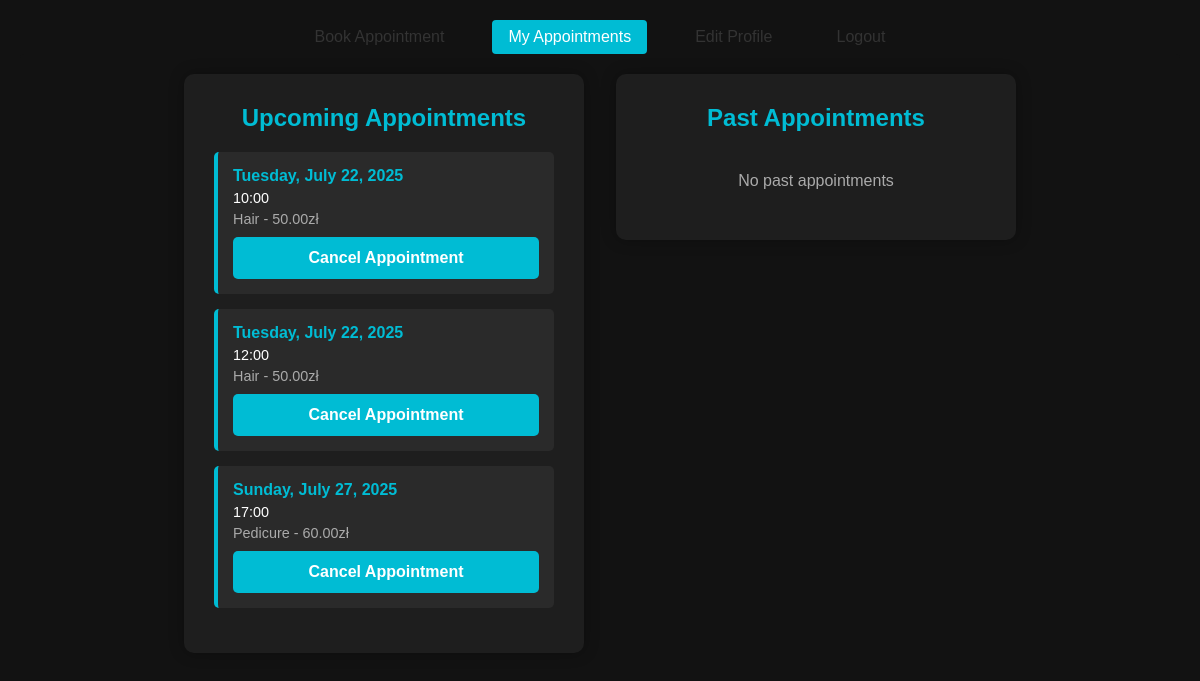
The page /appointments/ (signed in) on the database as committed earlier.
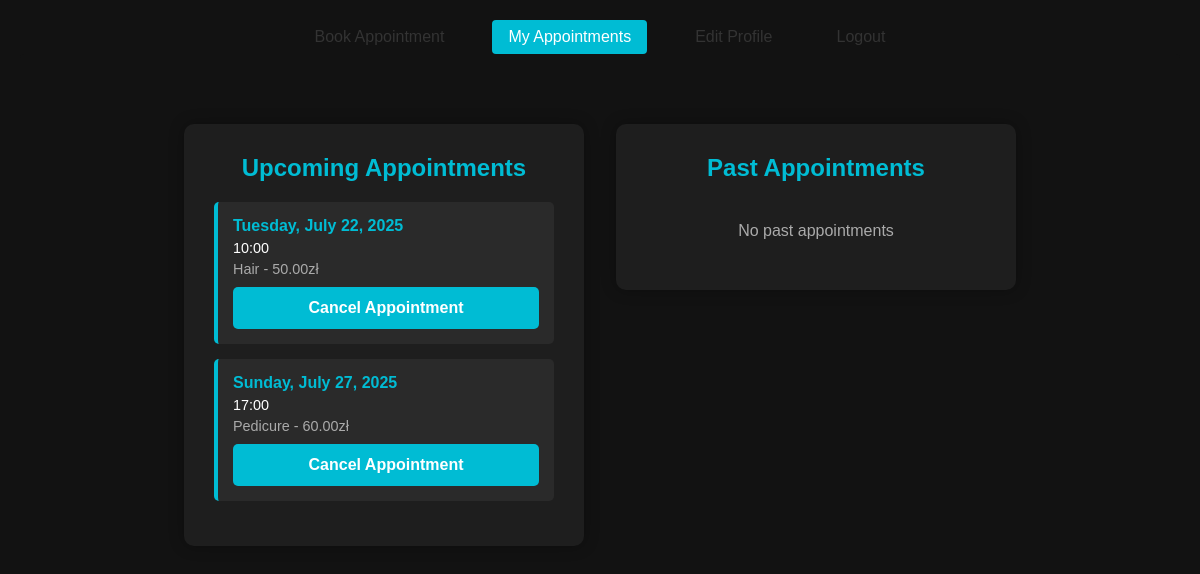
The same page on the database as committed later.
### terminal/models.py (models this page shows, shortened)
class Appointment(models.Model):
    user= models.ForeignKey(MyUser, on_delete=models.SET_NULL, null=True, blank=True)
    service = models.ForeignKey('Service', on_delete=models.SET_NULL, null=True, blank=True)
    day = models.DateField(default=datetime.now)
    time = models.CharField(max_length=10, choices=TIME_CHOICES, default="10:00")
    time_ordered = models.DateTimeField(default=datetime.now,blank=True)

class Service(models.Model):
    name = models.CharField(max_length=100)
    price = models.DecimalField(max_digits=10, decimal_places=2)
    description = models.TextField(blank=True, null=True)
    workers = models.ManyToManyField(MyUser, related_name='services', blank=True)
    duration = models.IntegerField(default=60, help_text="Duration in minutes")

### terminal/Functionalities/Appointment_booking.py (the view)
# urls.py: path('appointments/', Appointment_booking.appointments, name='appointments'),
@login_required
def appointments(request):
    today = datetime.now().date()
    future_appointments = Appointment.objects.filter(
        user=request.user,
        day__gte=today
    ).order_by('day', 'time')
    past_appointments = Appointment.objects.filter(
        user=request.user,
        day__lt=today
    ).order_by('-day', '-time')  # Note the minus for reverse chronological order
    context = {
        'future_appointments': future_appointments,
        'past_appointments': past_appointments
    }
    return render(request, 'terminal/my_appointments.html', context)

### terminal/templates/terminal/my_appointments.html (shortened to what this page needs)
{% extends 'terminal/base.html' %}
{% block content %}
<div class="auth-container appointment">
    <div class="appointments-flex">
        <div class="auth-form appointments-list future-block">
            <h2>Upcoming Appointments</h2>
            {% if future_appointments %}
                <div class="appointments-container">
                    {% for appointment in future_appointments %}
                        <div class="appointment-item future">
                            <div class="appointment-date">{{ appointment.day|date:"l, F j, Y" }}</div>
                            <div class="appointment-time">{{ appointment.time }}</div>
                            <div class="appointment-service">{{ appointment.service.name }} - {{ appointment.service.price }}zł</div>
                            <form method="POST" action="{% url 'cancel_appointment' appointment.id %}" style="margin-top:10px;">
                                <button type="submit" class="cancel-btn">Cancel Appointment</button>
                            </form>
                        </div>
                    {% endfor %}
                </div>
            {% else %}
                <p class="no-appointments">No upcoming appointments</p>
            {% endif %}
        </div>
        <div class="auth-form appointments-list past-block">
            <h2 class="past-header">Past Appointments</h2>
            {% if past_appointments %}
                <div class="appointments-container past">
                    {% for appointment in past_appointments %}
                        <div class="appointment-item past">
                            <div class="appointment-date">{{ appointment.day|date:"l, F j, Y" }}</div>
                            <div class="appointment-time">{{ appointment.time }}</div>
                            <div class="appointment-service">{{ appointment.service.name }} - {{ appointment.service.price }}zł</div>
                        </div>
                    {% endfor %}
                </div>
            {% else %}
                <p class="no-appointments">No past appointments</p>
            {% endif %}
        </div>
    </div>
</div>
{% endblock %}

### terminal/templates/terminal/base.html (shortened to what this page needs)
<!DOCTYPE html>
<html>
<head>
    {% load static %}
    <link rel="stylesheet" href="{% static 'css/style.css' %}">
    {% load static %}
</head>
<body>
    <nav>
        {% if user.is_authenticated and user.is_superuser == False %}
            <div class="nav-container">
                <a href="{% url 'booking' %}" class="nav-link {% if request.resolver_match.url_name == 'booking' or request.resolver_match.url_name == 'home' %}active{% endif %}">Book Appointment</a>
                <a href="{% url 'appointments' %}" class="nav-link {% if request.resolver_match.url_name == 'appointments' %}active{% endif %}">My Appointments</a>
                <a href="{% url 'edit_profile' %}" class="nav-link {% if request.resolver_match.url_name == 'edit_profile' %}active{% endif %}">Edit Profile</a>
                <a href="{% url 'logout' %}" class="nav-link {% if request.resolver_match.url_name == 'logout' %}active{% endif %}">Logout</a>
            </div>
        {% elif user.is_authenticated and user.is_superuser %}
            <div class="nav-container">
                <a href="{% url 'logout' %}" class="nav-link {% if request.resolver_match.url_name == 'logout' %}active{% endif %}">Logout</a>
            </div>
        {% endif %}
    </nav>
    <main>
        {% block content %}
        {% endblock %}
    </main>
</body>
</html>

### terminal/static/css/style.css (style rules this page uses)
* { margin: 0; padding: 0; box-sizing: border-box; }
body { font-family: Arial, sans-serif; background-color: #121212; color: #fff; min-height: 100vh; padding: 20px; }
.appointment { background: #2a2a2a; border-radius: 4px; padding: 8px; margin-bottom: 5px; color: #fff; }
.auth-container { display: flex; flex-wrap: wrap; flex-direction: column-reverse; justify-content: center; align-items: center; min-height: calc(100vh - 40px); padding: 20px; background-color: #121212; }
.auth-container.appointment { display: flex; flex-wrap: wrap; flex-direction: column-reverse; justify-content: center; align-items: stretch; min-height: calc(100vh - 40px); padding: 20px; background-color: #121212; }
.auth-form { background-color: #1e1e1e; padding: 30px; border-radius: 10px; box-shadow: 0 0 15px rgba(0,0,0,0.3); width: 100%; max-width: 400px; }
.auth-form h2 { color: #00bcd4; margin-bottom: 20px; text-align: center; }
.auth-form button { width: 100%; padding: 12px; border: none; border-radius: 5px; background-color: #00bcd4; color: #fff; font-size: 16px; font-weight: bold; cursor: pointer; transition: background-color 0.3s ease; }
.appointments-list { background-color: #1e1e1e; padding: 30px; }
.appointment-item { background-color: #2a2a2a; padding: 15px; margin-bottom: 15px; border-radius: 5px; border-left: 4px solid #00bcd4; }
.appointment-date { color: #00bcd4; font-weight: bold; margin-bottom: 5px; }
.appointment-time { color: #fff; font-size: 0.9em; }
.appointment-service { color: #aaa; font-size: 0.9em; margin-top: 5px; }
.no-appointments { color: #aaa; text-align: center; padding: 20px; }
.nav-container { max-width: 1200px; margin: 0 auto; display: flex; justify-content: center; gap: 2rem; }
.nav-link { text-decoration: none; color: #333; padding: 0.5rem 1rem; border-radius: 4px; transition: all 0.3s ease; }
.nav-link.active { background-color: #00bcd4; color: white; }
.appointments-flex { display: flex; gap: 2rem; justify-content: center; align-items: flex-start; flex-wrap: wrap; }

Rows that differ between the two databases and show on the page:
removed Appointment: day "Tuesday, July 22, 2025", time "12:00", service.name "Hair", service.price "50.00"
